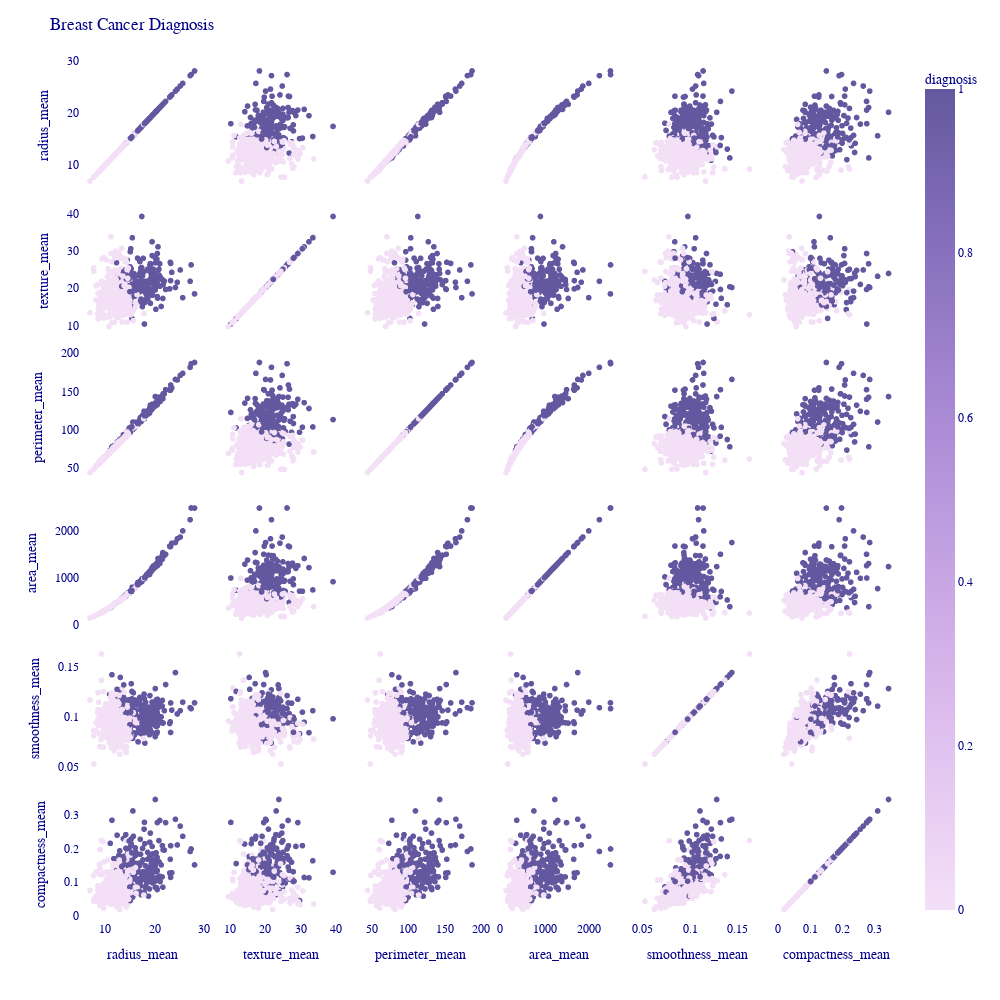

Notebook source saved alongside this figure:
### Code cell
fig = px.scatter_matrix(df,
    dimensions=["radius_mean", "texture_mean", "perimeter_mean", "area_mean","smoothness_mean", "compactness_mean"],
    color="diagnosis", 
    color_continuous_scale="Purp")

fig.update_layout(
    title=dict(text='Breast Cancer Diagnosis'),
    width=1000,
    height=1000,
    font=dict(
        family="Arial, Courier New, monospace",  # font family
        size=12,                                 # font size (pixels)
        color="darkblue"                         # font color
    ),
    plot_bgcolor='white'
)

fig.show()

### Figure 1 — Plotly figure (JSON) as saved in the notebook; plotly's stock layout.template omitted (floating-point values rounded to 4 significant figures; data arrays with more than 128 entries replaced by an {"elided": "..."} marker saying what was removed)
{"data": [{"dimensions": [{"axis": {"matches": true}, "label": "radius_mean", "values": {"elided": "569 float values"}}, {"axis": {"matches": true}, "label": "texture_mean", "values": {"elided": "569 float values"}}, {"axis": {"matches": true}, "label": "perimeter_mean", "values": {"elided": "569 float values"}}, {"axis": {"matches": true}, "label": "area_mean", "values": {"elided": "569 float values"}}, {"axis": {"matches": true}, "label": "smoothness_mean", "values": {"elided": "569 float values"}}, {"axis": {"matches": true}, "label": "compactness_mean", "values": {"elided": "569 float values"}}], "hovertemplate": "%{xaxis.title.text}=%{x}<br>%{yaxis.title.text}=%{y}<br>diagnosis=%{marker.color}<extra></extra>", "legendgroup": "", "marker": {"color": {"elided": "569 int values"}, "coloraxis": "coloraxis", "symbol": "circle"}, "name": "", "showlegend": false, "type": "splom"}], "layout": {"coloraxis": {"colorbar": {"title": {"text": "diagnosis"}}, "colorscale": [[0, "rgb(243, 224, 247)"], [0.1667, "rgb(228, 199, 241)"], [0.3333, "rgb(209, 175, 232)"], [0.5, "rgb(185, 152, 221)"], [0.6667, "rgb(159, 130, 206)"], [0.8333, "rgb(130, 109, 186)"], [1, "rgb(99, 88, 159)"]]}, "dragmode": "select", "font": {"color": "darkblue", "family": "Arial, Courier New, monospace", "size": 12}, "height": 1000, "legend": {"tracegroupgap": 0}, "margin": {"t": 60}, "plot_bgcolor": "white", "title": {"text": "Breast Cancer Diagnosis"}, "width": 1000}}
